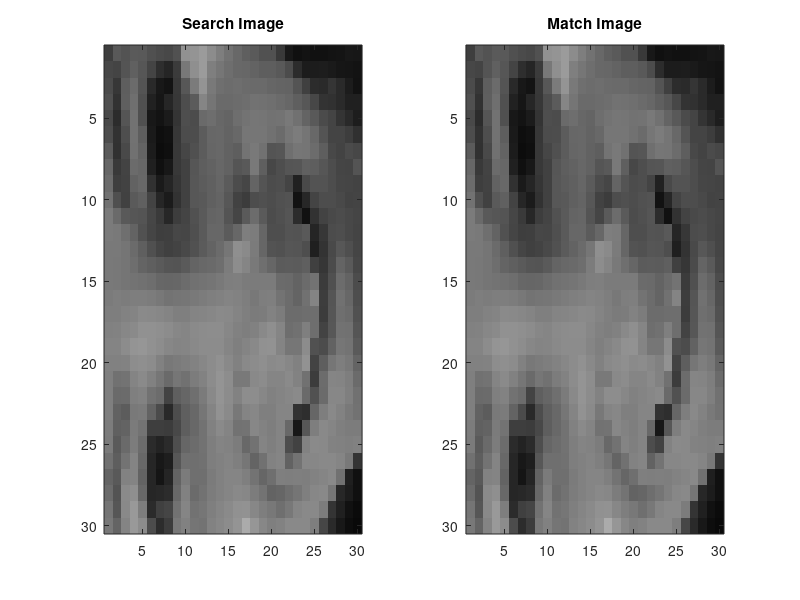

Here is the MATLAB script that generated this plot:
function [ output_args ] = displayResults( )
%UNTITLED1 Summary of this function goes here
%   Detailed explanation goes here
M = csvread('test_results.txt');
QI = reshape(M(1,:), sqrt(size(M, 2)), sqrt(size(M,2)));
RI = reshape(M(2,:), sqrt(size(M, 2)), sqrt(size(M,2)));
figure();
colormap(gray(256));
subplot(1,2,1);
image(QI);
title('Search Image');
subplot(1,2,2);
image(RI);
title('Match Image');
